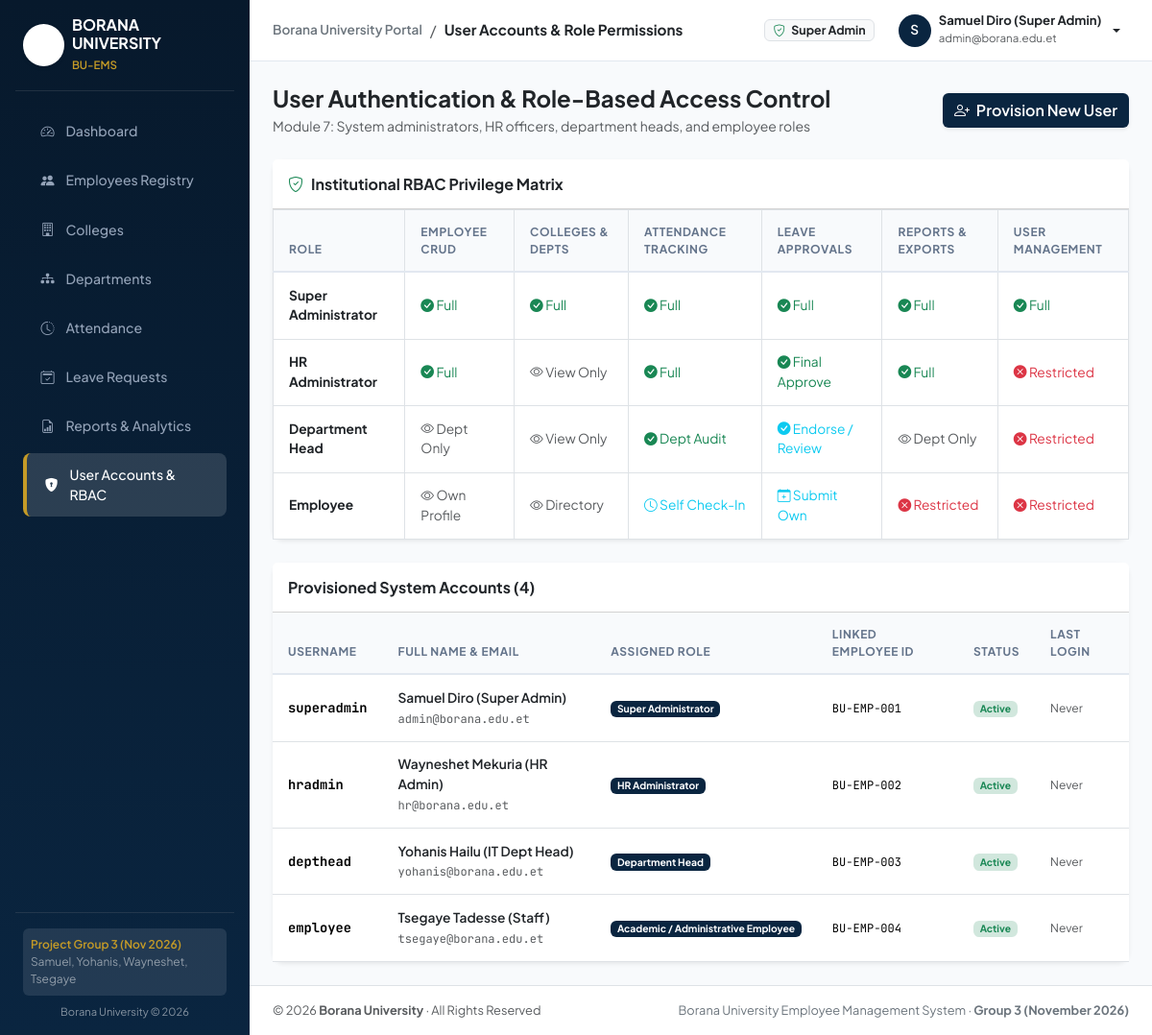
Screenshot of /admin/users/index.php (signed in) with the database file from the repository.
### tables this page shows
CREATE TABLE IF NOT EXISTS `roles` (
  `id` INT UNSIGNED AUTO_INCREMENT PRIMARY KEY,
  `role_name` VARCHAR(50) NOT NULL UNIQUE,
  `display_name` VARCHAR(100) NOT NULL,
  `description` TEXT NULL,
  `created_at` TIMESTAMP DEFAULT CURRENT_TIMESTAMP
);

CREATE TABLE IF NOT EXISTS `users` (
  `id` INT UNSIGNED AUTO_INCREMENT PRIMARY KEY,
  `employee_id` VARCHAR(30) NULL UNIQUE,
  `username` VARCHAR(60) NOT NULL UNIQUE,
  `password_hash` VARCHAR(255) NOT NULL,
  `role_id` INT UNSIGNED NOT NULL,
  `email` VARCHAR(100) NOT NULL UNIQUE,
  `full_name` VARCHAR(150) NOT NULL,
  `is_active` TINYINT(1) DEFAULT 1,
  `last_login` DATETIME NULL,
  `created_at` TIMESTAMP DEFAULT CURRENT_TIMESTAMP,
  `updated_at` TIMESTAMP DEFAULT CURRENT_TIMESTAMP ON UPDATE CURRENT_TIMESTAMP,
  CONSTRAINT `fk_user_role` FOREIGN KEY (`role_id`) 
    REFERENCES `roles`(`id`) ON DELETE RESTRICT ON UPDATE CASCADE,
  CONSTRAINT `fk_user_employee` FOREIGN KEY (`employee_id`) 
    REFERENCES `employees`(`employee_id`) ON DELETE SET NULL ON UPDATE CASCADE
);

### includes/functions.php (called while the page is built, shortened)
<?php
function e(?string $string): string {
    return htmlspecialchars((string) $string, ENT_QUOTES | ENT_SUBSTITUTE, 'UTF-8');
}

### includes/auth.php (called while the page is built, shortened)
<?php
function current_user(): ?array {
    return $_SESSION['user'] ?? null;
}

### admin/users/index.php (the view, shortened to what this page needs)
<?php
require_once APP_ROOT . '/includes/functions.php';
$pdo = require_once APP_ROOT . '/config/database.php';
require_once APP_ROOT . '/includes/auth.php';
$page_title = 'User Accounts & Role Permissions';
$users = $pdo->query("
    SELECT u.*, r.role_name, r.display_name AS role_display
    FROM users u
    JOIN roles r ON u.role_id = r.id
    ORDER BY u.id ASC
")->fetchAll();
require_once APP_ROOT . '/includes/header.php';
require_once APP_ROOT . '/includes/sidebar.php';
?>
<div class="main-content flex-grow-1 d-flex flex-column min-vh-100" style="background-color: #f8fafc;">
    <?php require_once APP_ROOT . '/includes/navbar.php'; ?>
    <div class="container-fluid p-4">
        <div class="d-flex flex-column flex-md-row align-items-md-center justify-content-between gap-3 mb-4">
            <div>
                <h4 class="fw-bold mb-1 text-dark">User Authentication & Role-Based Access Control</h4>
                <p class="text-muted small mb-0">Module 7: System administrators, HR officers, department heads, and employee roles</p>
            </div>
            <button class="btn btn-bu-navy text-white shadow-sm" data-bs-toggle="modal" data-bs-target="#addUserModal">
                <i class="bi bi-person-plus me-1"></i> Provision New User
            </button>
        </div>
        <div class="card border-0 shadow-sm mb-4">
            <div class="card-header bg-white py-3">
                <h6 class="fw-bold mb-0 text-dark"><i class="bi bi-shield-check text-success me-2"></i>Institutional RBAC Privilege Matrix</h6>
            </div>
            <div class="card-body p-0">
                <div class="table-responsive">
                    <table class="table table-bordered mb-0 small">
                        <thead class="bg-light">
                            <tr>
                                <th>Role</th>
                                <th>Employee CRUD</th>
                                <th>Colleges & Depts</th>
                                <th>Attendance Tracking</th>
                                <th>Leave Approvals</th>
                                <th>Reports & Exports</th>
                                <th>User Management</th>
                            </tr>
                        </thead>
                        <tbody>
                            <tr>
                                <td class="fw-bold text-dark">Super Administrator</td>
                                <td class="text-success"><i class="bi bi-check-circle-fill"></i> Full</td>
                                <td class="text-success"><i class="bi bi-check-circle-fill"></i> Full</td>
                                <td class="text-success"><i class="bi bi-check-circle-fill"></i> Full</td>
                                <td class="text-success"><i class="bi bi-check-circle-fill"></i> Full</td>
                                <td class="text-success"><i class="bi bi-check-circle-fill"></i> Full</td>
                                <td class="text-success"><i class="bi bi-check-circle-fill"></i> Full</td>
                            </tr>
                            <tr>
                                <td class="fw-bold text-dark">HR Administrator</td>
                                <td class="text-success"><i class="bi bi-check-circle-fill"></i> Full</td>
                                <td class="text-muted"><i class="bi bi-eye"></i> View Only</td>
                                <td class="text-success"><i class="bi bi-check-circle-fill"></i> Full</td>
                                <td class="text-success"><i class="bi bi-check-circle-fill"></i> Final Approve</td>
                                <td class="text-success"><i class="bi bi-check-circle-fill"></i> Full</td>
                                <td class="text-danger"><i class="bi bi-x-circle-fill"></i> Restricted</td>
                            </tr>
                            <tr>
                                <td class="fw-bold text-dark">Department Head</td>
                                <td class="text-muted"><i class="bi bi-eye"></i> Dept Only</td>
                                <td class="text-muted"><i class="bi bi-eye"></i> View Only</td>
                                <td class="text-success"><i class="bi bi-check-circle-fill"></i> Dept Audit</td>
                                <td class="text-info"><i class="bi bi-check-circle-fill"></i> Endorse / Review</td>
                                <td class="text-muted"><i class="bi bi-eye"></i> Dept Only</td>
                                <td class="text-danger"><i class="bi bi-x-circle-fill"></i> Restricted</td>
                            </tr>
                            <tr>
                                <td class="fw-bold text-dark">Employee</td>
                                <td class="text-muted"><i class="bi bi-eye"></i> Own Profile</td>
                                <td class="text-muted"><i class="bi bi-eye"></i> Directory</td>
                                <td class="text-info"><i class="bi bi-clock"></i> Self Check-In</td>
                                <td class="text-info"><i class="bi bi-calendar-plus"></i> Submit Own</td>
                                <td class="text-danger"><i class="bi bi-x-circle-fill"></i> Restricted</td>
                                <td class="text-danger"><i class="bi bi-x-circle-fill"></i> Restricted</td>
                            </tr>
                        </tbody>
                    </table>
                </div>
            </div>
        </div>
        <div class="card border-0 shadow-sm">
            <div class="card-header bg-white py-3">
                <h6 class="fw-bold mb-0 text-dark">Provisioned System Accounts (<?= count($users) ?>)</h6>
            </div>
            <div class="table-responsive">
                <table class="table table-hover align-middle mb-0">
                    <thead>
                        <tr>
                            <th>Username</th>
                            <th>Full Name & Email</th>
                            <th>Assigned Role</th>
                            <th>Linked Employee ID</th>
                            <th>Status</th>
                            <th>Last Login</th>
                        </tr>
                    </thead>
                    <tbody>
                        <?php foreach ($users as $u): ?>
                        <tr>
                            <td class="font-mono fw-bold text-bu-navy"><?= e($u['username']) ?></td>
                            <td>
                                <div class="fw-semibold text-dark"><?= e($u['full_name']) ?></div>
                                <small class="text-muted font-mono"><?= e($u['email']) ?></small>
                            </td>
                            <td>
                                <span class="badge bg-bu-navy text-white px-2.5 py-1.5"><?= e($u['role_display']) ?></span>
                            </td>
                            <td>
                                <span class="font-mono small"><?= e($u['employee_id'] ?? 'N/A') ?></span>
                            </td>
                            <td>
                                <?php if ($u['is_active']): ?>
                                    <span class="badge bg-success-subtle text-success">Active</span>
                                <?php else: ?>
                                    <span class="badge bg-danger-subtle text-danger">Disabled</span>
                                <?php endif; ?>
                            </td>
                            <td>
                                <small class="text-muted"><?= !empty($u['last_login']) ? date('d M Y H:i', strtotime($u['last_login'])) : 'Never' ?></small>
                            </td>
                        </tr>
                        <?php endforeach; ?>
                    </tbody>
                </table>
            </div>
        </div>
    </div>
<?php require_once APP_ROOT . '/includes/footer.php'; ?>

### includes/navbar.php (shortened to what this page needs)
<?php
$user = current_user();
?>
<nav class="top-navbar d-flex align-items-center justify-content-between px-4 no-print flex-grow-1">
    <div class="d-flex align-items-center gap-2">
        <span class="fw-semibold text-secondary" style="font-size: 0.85rem;">Borana University Portal</span>
        <span class="text-muted">/</span>
        <span class="fw-bold text-dark" style="font-size: 0.95rem;"><?= e($page_title ?? 'Dashboard') ?></span>
    </div>
    <div class="d-flex align-items-center gap-3">
        <span class="badge bg-light text-dark border px-2.5 py-1.5" style="font-size: 0.78rem;">
            <i class="bi bi-shield-check text-success me-1"></i>
            <?= e(ucwords(str_replace('_', ' ', $user['role_name'] ?? 'Guest'))) ?>
        </span>
        <div class="dropdown">
            <button class="btn btn-sm btn-link text-dark text-decoration-none dropdown-toggle d-flex align-items-center gap-2" type="button" data-bs-toggle="dropdown" aria-expanded="false">
                <div class="bg-bu-navy text-white rounded-circle d-flex align-items-center justify-content-center" style="width: 34px; height: 34px; font-size: 0.85rem; font-weight: 600;">
                    <?= strtoupper(substr($user['full_name'] ?? 'U', 0, 1)) ?>
                </div>
                <div class="text-start d-none d-md-block">
                    <div class="fw-bold" style="font-size: 0.82rem; line-height: 1.1;"><?= e($user['full_name'] ?? 'Guest User') ?></div>
                    <small class="text-muted" style="font-size: 0.72rem;"><?= e($user['email'] ?? '') ?></small>
                </div>
            </button>
        </div>
    </div>
</nav>

### assets/css/style.css (style rules this page uses)
:root { --bu-navy: #0a2540; --bu-navy-dark: #07192c; --bu-navy-light: #163e66; --bu-gold: #c59b27; --bu-gold-light: #dfb238; --bu-sidebar-width: 260px; --bu-bg-body: #f8fafc; }
body { font-family: 'Plus Jakarta Sans', system-ui, -apple-system, BlinkMacSystemFont, "Segoe UI", Roboto, sans-serif; background-color: var(--bu-bg-body); color: #1e293b; min-height: 100vh; }
.font-mono { font-family: 'JetBrains Mono', SFMono-Regular, Menlo, Monaco, Consolas, monospace; }
.bg-bu-navy { background-color: var(--bu-navy) !important; }
.btn-bu-navy { background-color: var(--bu-navy); color: #ffffff; font-weight: 600; border: none; transition: background-color 0.2s ease, transform 0.1s ease; }
.top-navbar { background-color: #ffffff; border-bottom: 1px solid #e2e8f0; height: 64px; position: sticky; top: 0; z-index: 1020; }
.card { border: 1px solid #e2e8f0; box-shadow: 0 1px 3px 0 rgba(0, 0, 0, 0.04); border-radius: 12px; transition: box-shadow 0.2s ease; }
.table th { font-size: 0.75rem; text-transform: uppercase; letter-spacing: 0.05em; color: #64748b; font-weight: 700; background-color: #f8fafc; border-bottom: 2px solid #e2e8f0; padding: 0.85rem 1rem; }
.table td { vertical-align: middle; font-size: 0.86rem; padding: 0.85rem 1rem; }

### rows the page displays
roles: role_name "Super Admin"
users: full_name "S", full_name "Samuel Diro (Super Admin)", email "admin@borana.edu.et", username "superadmin", role.display_name "Super Administrator", employee "BU-EMP-001", is_active "Active", shows "Never"
users: username "hradmin", full_name "Wayneshet Mekuria (HR Admin)", email "hr@borana.edu.et", role.display_name "HR Administrator", employee "BU-EMP-002", is_active "Active", shows "Never"
users: username "depthead", full_name "Yohanis Hailu (IT Dept Head)", email "yohanis@borana.edu.et", role.display_name "Department Head", employee "BU-EMP-003", is_active "Active", shows "Never"
users: username "employee", full_name "Tsegaye Tadesse (Staff)", email "tsegaye@borana.edu.et", role.display_name "Academic / Administrative Employee", employee "BU-EMP-004", is_active "Active", shows "Never"

### other values shown
$app_config['institution_name'] "BORANA UNIVERSITY"
$app_config['app_short_name'] "BU-EMS"
$page_title "User Accounts & Role Permissions"
count($users) "4"
$app_config['institution_name'] "Borana University"
$app_config['app_name'] "Borana University Employee Management System"
$app_config['project_group'] "Group 3"
$app_config['project_submission'] "November 2026"
